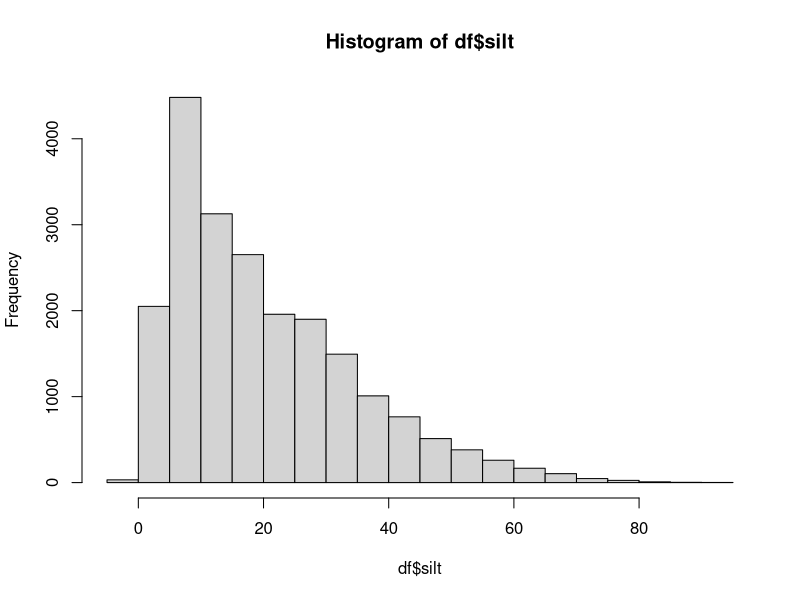
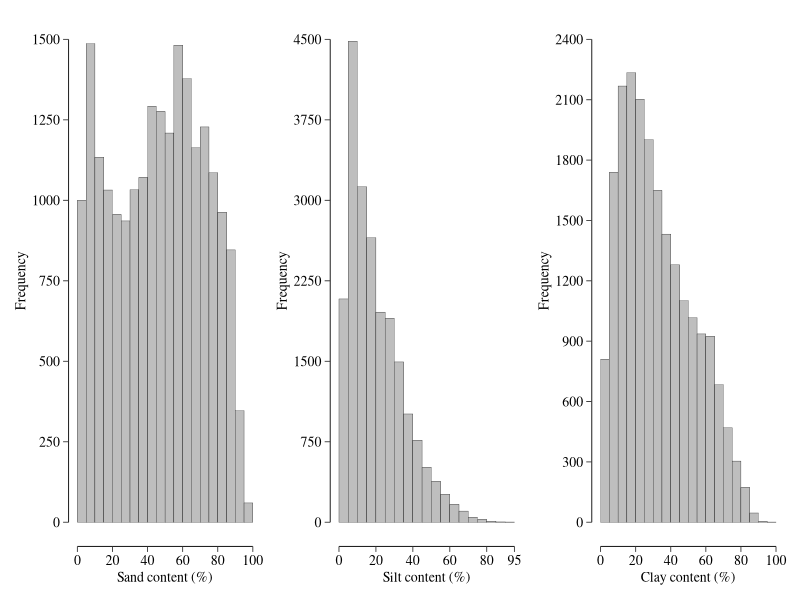
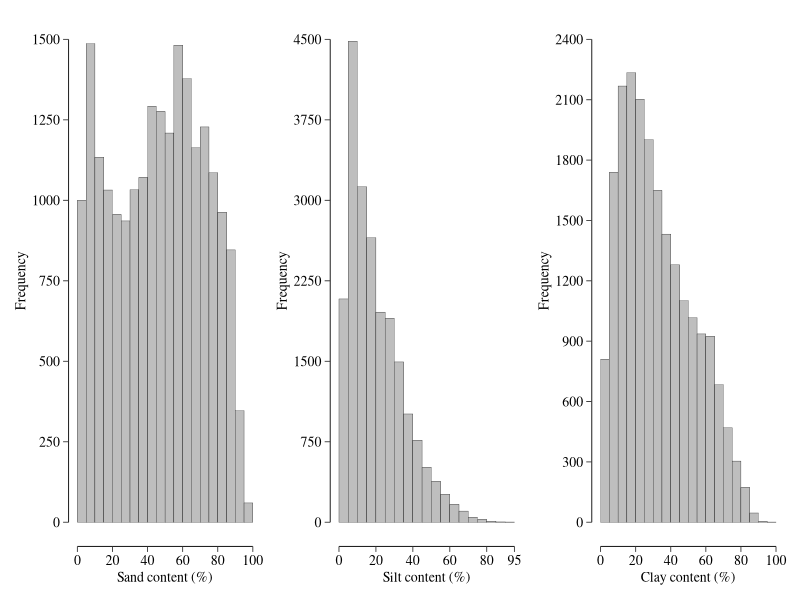

Generate these figures, in order, with R: (Note: this script raises an error after producing the figures.)
# 2024-11-16

libraries <- c("readr", "dplyr", "ggplot2", "esquisse", "patchwork",
               "terra", "tidyterra", "geobr", "rworldmap", "ggtern")
lapply(libraries, require, character.only = T)
remove(libraries)

df <- read_csv("source_data/2024-11-12-clay_silt_sand.csv")
#
# Particle size distribution plots ----------------------------------------

hist_data <- hist(df$silt)
bin_edges <- hist_data$breaks

sand_plot <- df %>% 
  ggplot(aes(x = sand))+
  geom_histogram(colour = "black", fill = "gray", binwidth = 5, position = "identity",
                 boundary = 0, linewidth = 0.1)+
  labs(y = "Frequency", x = "Sand content (%)")+
  scale_x_continuous(breaks = seq(0, 100, 20))+
  scale_y_continuous(breaks = seq(0, 1500, 250), limits = c(0, 1500))+
  theme_classic()+
  guides(x = guide_axis(cap = "both"), # Cap both ends
         y = guide_axis(cap = "both")  # Cap the upper end
  )+
  theme(axis.text = element_text(family = "serif", size = 10, colour = "black"),
        axis.title = element_text(family = "serif", size = 10, colour = "black"),
        axis.ticks.length = unit(4, "pt"),
        axis.line = element_line(linewidth = 0.3),
        axis.ticks = element_line(linewidth = 0.3))

silt_plot <- df %>% 
  ggplot(aes(x = silt))+
  geom_histogram(colour = "black", fill = "gray", binwidth = 5, position = "identity",
                 boundary = 0, linewidth = 0.1)+
  labs(y = "Frequency", x = "Silt content (%)")+
  scale_x_continuous(breaks = c(seq(0, 95, 20), 95), limits = c(0, 95))+
  scale_y_continuous(breaks = seq(0, 4500, 750), limits = c(0, 4500))+
  theme_classic()+
  guides(x = guide_axis(cap = "both"), # Cap both ends
         y = guide_axis(cap = "both")  # Cap the upper end
  )+
  theme(axis.text = element_text(family = "serif", size = 10, colour = "black"),
        axis.title = element_text(family = "serif", size = 10, colour = "black"),
        axis.ticks.length = unit(4, "pt"),
        axis.line = element_line(linewidth = 0.3),
        axis.ticks = element_line(linewidth = 0.3))

clay_plot <- df %>% 
  ggplot(aes(x = clay))+
  geom_histogram(colour = "black", fill = "gray", binwidth = 5, position = "identity",
                 boundary = 0, linewidth = 0.1)+
  labs(y = "Frequency", x = "Clay content (%)")+
  scale_x_continuous(breaks = seq(0, 100, 20))+
  scale_y_continuous(breaks = seq(0, 2400, 300), limits = c(0, 2400))+
  theme_classic()+
  guides(x = guide_axis(cap = "both"), # Cap both ends
         y = guide_axis(cap = "both")  # Cap the upper end
  )+
  theme(axis.text = element_text(family = "serif", size = 10, colour = "black"),
        axis.title = element_text(family = "serif", size = 10, colour = "black"),
        axis.ticks.length = unit(4, "pt"),
        axis.line = element_line(linewidth = 0.3),
        axis.ticks = element_line(linewidth = 0.3))

(sand_plot | silt_plot | clay_plot)

ggsave("./project_products/2024-11-16-particle_size_distributions.png",
       (sand_plot | silt_plot | clay_plot), 
       width = 18, height = 10, units = "cm", dpi = 600)

# Map ---------------------------------------------------------------------

sampling_points <- vect(df,
                        geom = c("coord_x", "coord_y"), # Lon and Lat (in this order)
                        crs = "EPSG:4326",              # WGS84 (original from file)
                        keep = TRUE)   

brazil_boundaries <- read_country()
world <-  vect(getMap())

ggplot()+
  geom_sf(data = brazil_boundaries, colour = "black", fill = "#F9F9F9")+
  geom_spatvector(data = sampling_points, size = 1.5, alpha = 0.2)+
  theme_bw()+
  theme(axis.text = element_text(family = "serif", size = 10, colour = "black"),
        axis.title = element_text(family = "serif", size = 10, colour = "black"),
        axis.ticks.length = unit(4, "pt"),
        axis.line = element_line(linewidth = 0.3),
        axis.ticks = element_line(linewidth = 0.3))

ggsave("./project_products/2024-11-16-soil_granulometry_point_map.png",
       last_plot(), 
       width = 12, height = 12, units = "cm", dpi = 600)

# Soil texture description ------------------------------------------------

data(USDA)

ggtern(df, aes(x = sand, y = clay, z = silt))+
  theme_bw()+
  labs(x = "Sand (%)", y = "Clay (%)", z = "Silt (%)")+
  theme_showarrows()+
  theme_hidetitles()+
  theme_clockwise()+
  geom_point(data = df,
             aes(x = sand, y = clay, z = silt),
             size = 1, alpha = 0.3, linewidth = 1,
             shape = 21, fill = "#8c8c8c", colour = "#000000")+
  geom_polygon(
    data = USDA, aes(Sand, Clay, Silt, group = Label),
    fill = NA, linewidth = 0.3, alpha = 0.5, colour = "black")+
  theme(text = element_text(family = "serif", size = 10),
        axis.text = element_text(family = "serif", size = 10))

ggsave("./project_products/2024-11-17-soil_texture_plot.png",
       last_plot(), width = 12, height = 12, units = "cm", dpi = 600)

